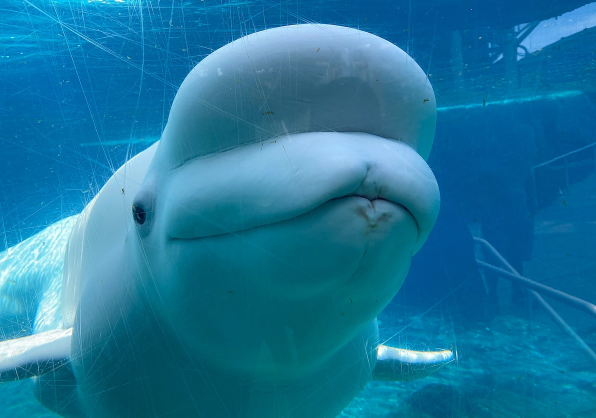
#> input picture whale.jpg, 1192 x 835 px (shown at 1/2 size)
$ python color_identifier.py --image whale.jpg
#> lines starting #> are read from the running program, lines starting #| are printed output that depends on the picture; after the words box and inside, x2 and y2 are one past the last pixel; in counts of white or black regions, pixels touching at a corner belong together
import cv2
import pandas as pd
import argparse

# global variables
clicked = False
r = g = b = x_pos = y_pos = 0

# reading the csv file with pandas
# source: https://github.com/codebrainz/color-names/blob/master/output/colors.csv
index = ["color", "color_name", "hex", "R", "G", "B"]
csv = pd.read_csv('colors.csv', names=index, header=None)
#> (reads colors.csv from the repository)


# template for the app-open command
command = argparse.ArgumentParser()
command.add_argument("-i", "--image", required=True, help="Image Path")
args = vars(command.parse_args())


# reading the picture given as argument
image_path = args["image"]
img = cv2.imread(image_path)
#> img is the input picture: shape (835, 1192, 3); mean B, G, R 155.7, 118.1, 28.5


# [47 lines left out: functions getColorName, draw_function, not called in this run]


cv2.namedWindow("image")
cv2.setMouseCallback("image", draw_function)

while True:

    cv2.imshow("image", img)
    cv2.putText(img, "Press esc to exit", (10, 20), 2, 0.7, (0, 0, 0), 1, cv2.LINE_AA)
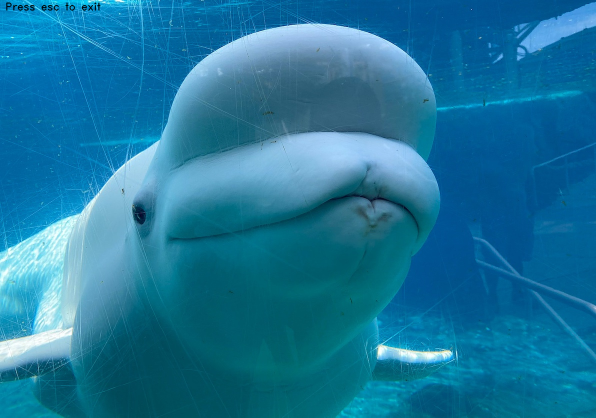
#> img: shape (835, 1192, 3) (shown at 1/2 size); 0.13% of pixels changed, all inside (x1, y1, x2, y2) = (12, 4, 202, 22)
    if clicked:

        # cv2.rectangle(image, startpoint, endpoint, color, thickness)
        cv2.rectangle(img, (20, 780), (900, 720), (b, g, r), -1)

        # text string for display (color name and RGB values)
        text = getColorName(r, g, b) + " red: " + str(r) + " green: " + str(g) + " blue: " + str(b)

        cv2.putText(img, text, (30, 760), 2, 1, (255, 255, 255), 2, cv2.LINE_AA)

        if r + g + b >= 500:
            cv2.putText(img, text, (30, 760), 2, 1, (0, 0, 0), 2, cv2.LINE_AA)

        clicked = False

    # Break the loop when user hits 'esc' key
    if cv2.waitKey(20) & 0xFF == 27:
#> (key Esc is pressed here)
        break

# close app's window
cv2.destroyAllWindows()
